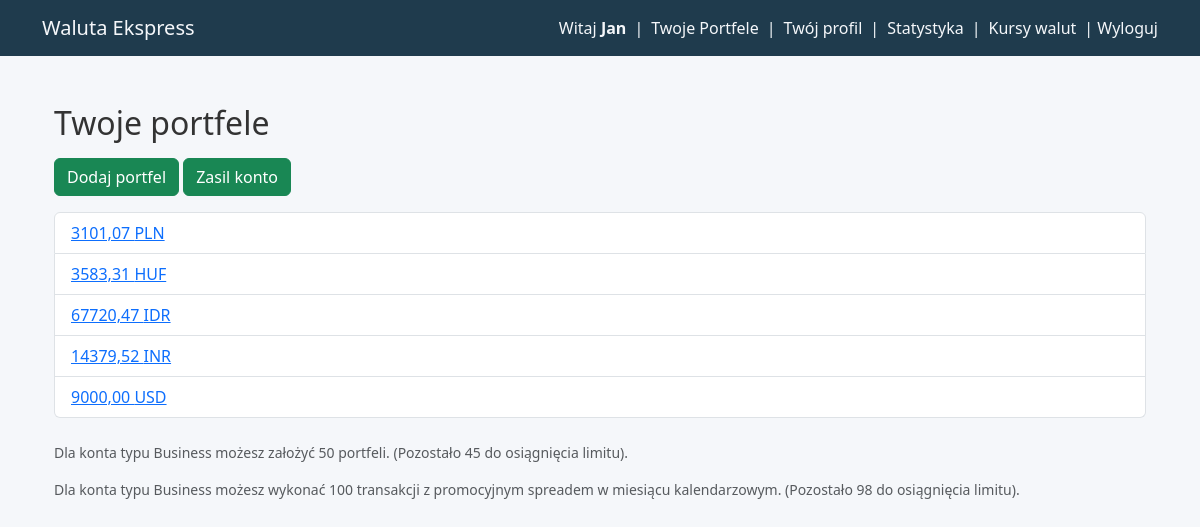
/wallets/ (signed in), run on an earlier commit of the app's database.
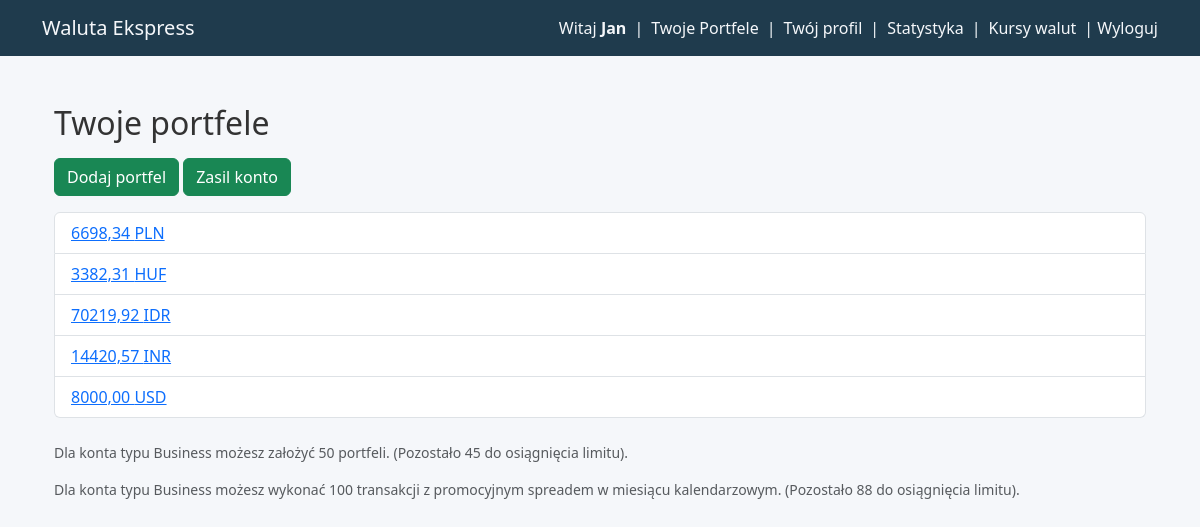
And on a later commit of the database.
### apps/backend_brokers/models.py (models this page shows, shortened)
class Wallet(models.Model):
    SELECTABLE_CURRENCIES = [
        ("PLN", "polski nowy złoty"),
        ("EUR", "euro"),
        ("USD", "dolar amerykański"),
        ("AUD", "dolar australijski"),
        ("BGN", "lew (Bułgaria)"),
        ("BRL", "real (Brazylia)"),
        ("CAD", "dolar kanadyjski"),
        ("CHF", "frank szwajcarski"),
        ("CLP", "peso chilijskie"),
        ("CNY", "yuan renminbi (Chiny)"),
        ("CZK", "korona czeska"),
        ("DKK", "korona duńska"),
        ("GBP", "funt szterling"),
        ("HKD", "dolar Hongkongu"),
        ("HUF", "forint (Węgry)"),
        ("IDR", "rupia indonezyjska"),
        ("ILS", "nowy izraelski szekel"),
        ("INR", "rupia indyjska"),
        ("ISK", "korona islandzka"),
        ("JPY", "jen (Japonia)"),
        ("KRW", "won południowokoreański"),
        ("MXN", "peso meksykańskie"),
        ("MYR", "ringgit (Malezja)"),
        ("NOK", "korona norweska"),
        ("NZD", "dolar nowozelandzki"),
        ("PHP", "peso filipińskie"),
        ("RON", "lej rumuński"),
        ("SEK", "korona szwedzka"),
        ("SGD", "dolar singapurski"),
        ("THB", "bat (Tajlandia)"),
        ("TRY", "lira turecka"),
        ("UAH", "hrywna (Ukraina)"),
        ("XDR", "SDR (MFW)"),
        ("ZAR", "rand (Republika Południowej Afryki)"),
    ]  # Added to automate drop-down lists
    user = models.ForeignKey(
        Profile,
        on_delete=models.SET_DEFAULT,
        related_name="wallets",
        default="deleted_user",
    )
    wallet_id = models.CharField(max_length=50, unique=True)
    currency = models.CharField(max_length=10, choices=SELECTABLE_CURRENCIES)
    iban = models.CharField(max_length=34, unique=True)
    balance = models.DecimalField(
        max_digits=12, decimal_places=2, default=0.00
    )  # Adjusted per Django Antipatterns
    wallet_status = models.CharField(max_length=50, default="active")

### apps/backend_brokers/views.py (the view)
# urls.py: path("wallets/", views.wallet, name="wallets"),
@login_required
def wallet(request):
    now = timezone.now()
    wallets = Wallet.objects.filter(user_id=request.user.id, wallet_status="active")
    wallets_count = wallets.count()
    wallets_remaining = request.user.profile.wallet_limit - wallets_count
    transactions_current_month = Transaction.objects.filter(
        user_id=request.user.id,
        visible_to="user",
        created_at__year=now.year,
        created_at__month=now.month,
    )
    transactions_count = transactions_current_month.count()
    transactions_remaining = request.user.profile.transaction_limit - transactions_count
    return render(
        request,
        "backend_brokers/list_of_wallets.html",
        {
            "wallets": wallets,
            "wallets_count": wallets_count,
            "wallets_remaining": wallets_remaining,
            "transactions_current_month": transactions_current_month,
            "transactions_count": transactions_count,
            "transactions_remaining": transactions_remaining,
        },
    )

### apps/backend_brokers/templates/backend_brokers/list_of_wallets.html (shortened to what this page needs)
{% extends 'backend_brokers/base.html' %}
{% block content %}
<div class="container mt-5">
    <h2 class="mb-3">Twoje portfele</h2>
    <div>
        <a class="btn btn-success mb-3" href="{% url 'add_wallet' %}">Dodaj portfel</a>
        <a class="btn btn-success mb-3" href="{% url 'deposit' %}" >Zasil konto</a>
    </div>
    <ul class="list-group mb-4">
        {% for wallet in wallets %}
            <li class="list-group-item d-flex justify-content-between align-items-center">
                <a href="{% url 'wallet_transactions' wallet.id %}">
                    {{ wallet.balance|floatformat:2 }} {{ wallet.currency }}
                </a>
            </li>
        {% empty %}
            <li class="list-group-item">Brak portfeli</li>
        {% endfor %}
    </ul>
    <div class="wallet-creation text-muted small">
        <p>Dla konta typu {{ request.user.profile.get_account_type_display }} możesz założyć {{ request.user.profile.wallet_limit }} portfeli. (Pozostało {{ wallets_remaining }} do osiągnięcia limitu).</p>
        <p>Dla konta typu {{ request.user.profile.get_account_type_display }} możesz wykonać {{ request.user.profile.transaction_limit }} transakcji z promocyjnym spreadem w miesiącu kalendarzowym. (Pozostało {{ transactions_remaining }} do osiągnięcia limitu).</p>
    </div>
</div>
{% endblock %}

What changed in the data, as far as the page shows it:
changed Wallet "PLN": balance "3101,07" → "6698,34"
changed Wallet "HUF": balance "3583,31" → "3382,31"
changed Wallet "IDR": balance "67720,47" → "70219,92"
changed Wallet "INR": balance "14379,52" → "14420,57"
changed Wallet "USD": balance "9000,00" → "8000,00"
Also different on the page:
{{ transactions_remaining }}: "98" → "88"
